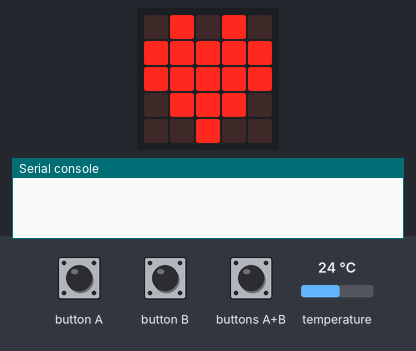
This program was run on a simulated BBC micro:bit (MakeCode). Shown: the board's 5×5 LED display, the last lines printed to the serial console. The inputs (shaded band) are chosen by the test bench; at power-on: temperature 24 °C. Data-log rows are listed on the console.

Above: at 0.1 s.
1.9 s: button A pressed for 0.15 s
At 2.9 s:
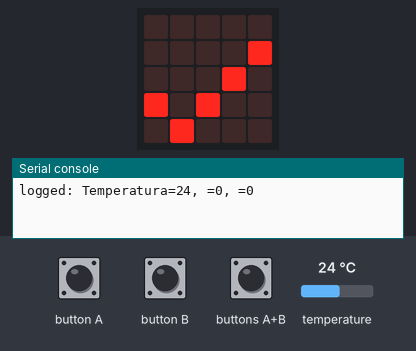
3.5 s: button B pressed for 0.15 s
At 4.2 s:
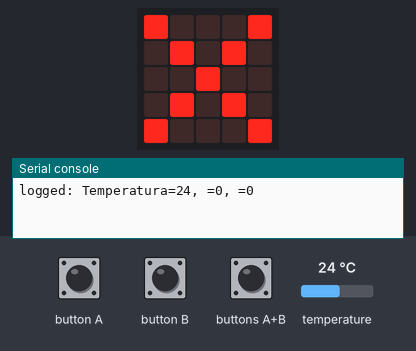
5.1 s: buttons A+B pressed for 0.15 s
At 6.6 s:
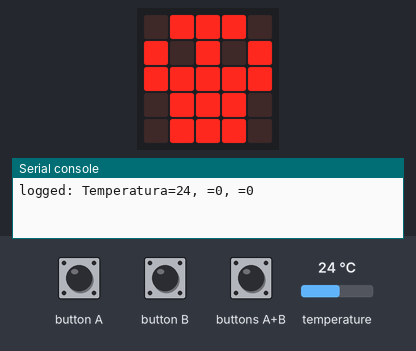
Timing chart, 0 to 8.1 s (numbered marks = the images above; inputs shaded):
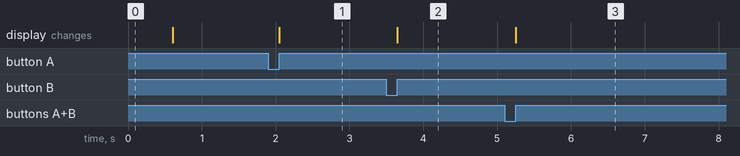

Measured:
- after the input at 1.9 s, the display: changes after 0.15 s (image 1)
- after the input at 3.5 s, the display: changes after 0.15 s (image 2)
- after the input at 5.1 s, the display: changes after 0.15 s (image 3)

The program:

main.ts
```typescript
datalogger.onLogFull(function () {
    capturar_datos = false
    basic.showIcon(IconNames.Asleep)
})
input.onButtonPressed(Button.A, function () {
    capturar_datos = true
    basic.showIcon(IconNames.Yes)
})
input.onButtonPressed(Button.AB, function () {
    basic.showIcon(IconNames.Skull)
    datalogger.deleteLog()
    datalogger.setColumnTitles(
    "",
    "",
    ""
    )
})
input.onButtonPressed(Button.B, function () {
    capturar_datos = false
    basic.showIcon(IconNames.No)
})
let capturar_datos = false
capturar_datos = false
basic.showIcon(IconNames.Heart)
datalogger.setColumnTitles(
"Temperatura",
"Sonido",
"Luz"
)
loops.everyInterval(60000, function () {
    if (true) {
        datalogger.log(
        datalogger.createCV("Temperatura", input.temperature()),
        datalogger.createCV("", 0),
        datalogger.createCV("", 0)
        )
        basic.clearScreen()
    }
})
```

test.ts
```typescript
// aquí va el archivo "tests"; esto no se compilará cuando este paquete se utilice como una extensión.
```
